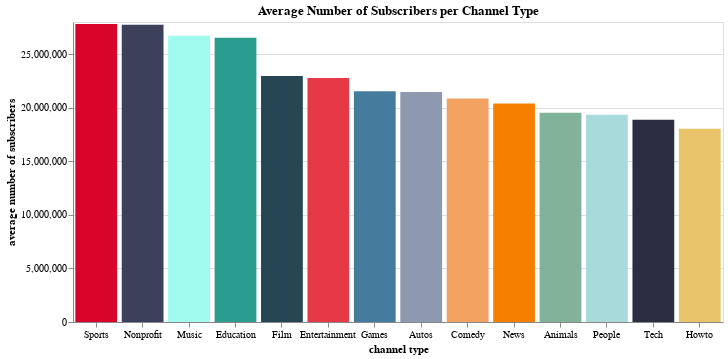

Write notebook code for a chart like this one.
### Code cell
subscribers_by_channel = data_youtube.groupby("channel_type")["subscribers"].mean().reset_index()
subscribers_by_channel.columns = ['channel_type', 'average_subscribers']

chart = alt.Chart(subscribers_by_channel).mark_bar().encode(
    x=alt.X('channel_type:N',
            title='channel type',
            sort=alt.EncodingSortField(
                field='average_subscribers',
                order='descending'
            ),
            axis=alt.Axis(labelAngle=0)),
    y=alt.Y('average_subscribers:Q',
            title='average number of subscribers'),
    color=alt.Color('channel_type:N',
                   scale=alt.Scale(
                       domain=list(color_dict.keys()),
                       range=list(color_dict.values())
                   ),
                   legend=None)
).properties(
    title='Average Number of Subscribers per Channel Type',
    width=650,
    height=300
)

chart

### Figure 1 — Vega-Lite specification as saved in the notebook (floating-point values rounded to 4 significant figures)
{"config": {"view": {"continuousWidth": 300, "continuousHeight": 300}}, "data": {"name": "data-45dd2042491adab112c7e1b394ba6593"}, "mark": {"type": "bar"}, "encoding": {"color": {"field": "channel_type", "legend": null, "scale": {"domain": ["Entertainment", "Music", "People", "Games", "Comedy", "Education", "Film", "Howto", "News", "Tech", "Sports", "Autos", "Animals", "Nonprofit"], "range": ["#E63946", "#A1FAEE", "#A8DADC", "#457B9D", "#F4A261", "#2A9D8F", "#264653", "#E9C46A", "#F77F00", "#2B2D42", "#D90429", "#8D99AE", "#81B29A", "#3D405B"]}, "type": "nominal"}, "x": {"axis": {"labelAngle": 0}, "field": "channel_type", "sort": {"field": "average_subscribers", "order": "descending"}, "title": "channel type", "type": "nominal"}, "y": {"field": "average_subscribers", "title": "average number of subscribers", "type": "quantitative"}}, "height": 300, "title": "Average Number of Subscribers per Channel Type", "width": 650, "$schema": "https://vega.github.io/schema/vega-lite/v5.20.1.json", "datasets": {"data-45dd2042491adab112c7e1b394ba6593": [{"channel_type": "Animals", "average_subscribers": 19530000.0}, {"channel_type": "Autos", "average_subscribers": 21470000.0}, {"channel_type": "Comedy", "average_subscribers": 20860000.0}, {"channel_type": "Education", "average_subscribers": 26530000.0}, {"channel_type": "Entertainment", "average_subscribers": 22770000.0}, {"channel_type": "Film", "average_subscribers": 22960000.0}, {"channel_type": "Games", "average_subscribers": 21550000.0}, {"channel_type": "Howto", "average_subscribers": 18030000.0}, {"channel_type": "Music", "average_subscribers": 26720000.0}, {"channel_type": "News", "average_subscribers": 20390000.0}, {"channel_type": "Nonprofit", "average_subscribers": 27750000.0}, {"channel_type": "People", "average_subscribers": 19340000.0}, {"channel_type": "Sports", "average_subscribers": 27810000.0}, {"channel_type": "Tech", "average_subscribers": 18870000.0}]}}
